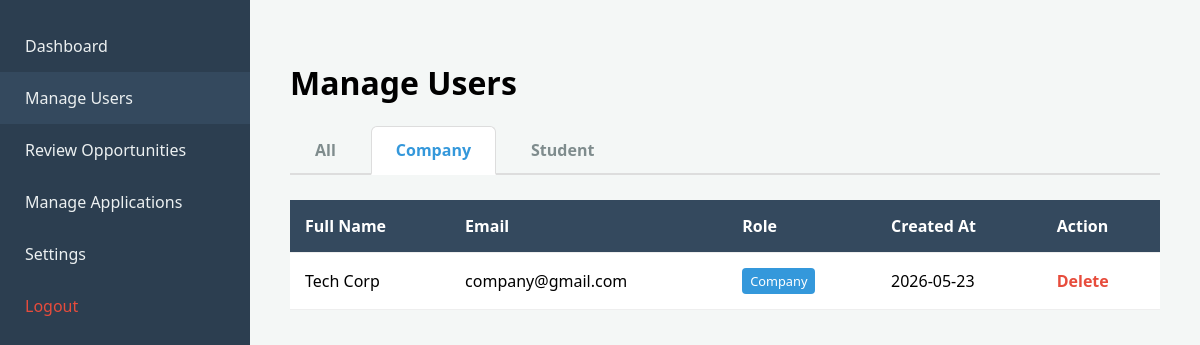
Page /admin/manage_users.php?tab=company (signed in) on the committed database.
### tables this page shows
CREATE TABLE IF NOT EXISTS users (
    id INT AUTO_INCREMENT PRIMARY KEY,
    full_name VARCHAR(100) NOT NULL,
    email VARCHAR(100) UNIQUE NOT NULL,
    password VARCHAR(255) NOT NULL,
    role ENUM('student','company','admin') NOT NULL,
    delete_request ENUM('none', 'pending') DEFAULT 'none',
    created_at TIMESTAMP DEFAULT CURRENT_TIMESTAMP
);

### admin/manage_users.php (the view, shortened to what this page needs)
<?php
require_once '../config/database.php';
$tab = isset($_GET['tab']) && in_array($_GET['tab'], ['all', 'company', 'student']) ? $_GET['tab'] : 'all';
$sql = "SELECT * FROM users";
if ($tab === 'company') {
    $sql .= " WHERE role = 'company'";
} elseif ($tab === 'student') {
    $sql .= " WHERE role = 'student'";
}
$sql .= " ORDER BY CASE WHEN role = 'admin' THEN 0 ELSE 1 END ASC, id ASC";
$users = $conn->query($sql);
?>
<!DOCTYPE html>
<html lang="en">
<head>
</head>
<body>
    <div class="sidebar">
        <a href="dashboard.php">Dashboard</a>
        <a href="manage_users.php" style="background:#34495e">Manage Users</a>
        <a href="manage_opportunities.php">Review Opportunities</a>
        <a href="manage_applications.php">Manage Applications</a>
        <a href="../settings.php">Settings</a>
        <a href="../auth/logout.php" style="color:#e74c3c">Logout</a>
    </div>
    <div class="main-content">
        <h1>Manage Users</h1>
        <div class="tabs-container">
            <a href="manage_users.php?tab=all" class="tab-link <?php echo $tab === 'all' ? 'active' : ''; ?>">All</a>
            <a href="manage_users.php?tab=company" class="tab-link <?php echo $tab === 'company' ? 'active' : ''; ?>">Company</a>
            <a href="manage_users.php?tab=student" class="tab-link <?php echo $tab === 'student' ? 'active' : ''; ?>">Student</a>
        </div>
        <table>
            <thead>
                <tr>
                    <th>Full Name</th>
                    <th>Email</th>
                    <th>Role</th>
                    <th>Created At</th>
                    <th>Action</th>
                </tr>
            </thead>
            <tbody>
                <?php while($user = $users->fetch_assoc()): ?>
                <tr>
                    <td><?php echo $user['full_name']; ?></td>
                    <td><?php echo $user['email']; ?></td>
                    <td><span class="role role-<?php echo $user['role']; ?>"><?php echo ucfirst($user['role']); ?></span></td>
                    <td><?php echo date('Y-m-d', strtotime($user['created_at'])); ?></td>
                    <td>
                        <?php if($user['id'] != $_SESSION['user_id']): ?>
                            <?php if(isset($user['delete_request']) && $user['delete_request'] == 'pending'): ?>
                                <div style="margin-bottom: 8px;">
                                    <span class="role" style="background:#e74c3c; color:white; font-weight:bold;">Deletion Requested</span>
                                </div>
                                <div style="display: flex; gap: 5px;">
                                    <a href="manage_users.php?approve_delete_id=<?php echo $user['id']; ?>&tab=<?php echo $tab; ?>" class="role" style="text-decoration:none; background:#2ecc71; color:white; font-weight:bold;" onclick="return confirm('Permanently delete this user account?')">Approve</a>
                                    <a href="manage_users.php?reject_delete_id=<?php echo $user['id']; ?>&tab=<?php echo $tab; ?>" class="role" style="text-decoration:none; background:#95a5a6; color:white; font-weight:bold;" onclick="return confirm('Reset and keep this user account?')">Reject</a>
                                </div>
                            <?php else: ?>
                                <a href="manage_users.php?delete_id=<?php echo $user['id']; ?>&tab=<?php echo $tab; ?>" class="delete-btn" onclick="return confirm('Delete this user?')">Delete</a>
                            <?php endif; ?>
                        <?php else: ?>
                            (Me)
                        <?php endif; ?>
                    </td>
                </tr>
                <?php endwhile; ?>
            </tbody>
        </table>
    </div>
</body>
</html>

### admin/manage_users.php (style rules this page uses)
body { font-family: 'Segoe UI', sans-serif; margin: 0; display: flex; background: #f4f7f6; }
.sidebar { width: 250px; background: #2c3e50; color: white; height: 100vh; position: fixed; padding-top: 20px; }
.sidebar a { display: block; padding: 15px 25px; color: #ecf0f1; text-decoration: none; }
.main-content { margin-left: 250px; padding: 40px; width: 100%; }
table { width: 100%; border-collapse: collapse; background: white; }
th, td { padding: 15px; border-bottom: 1px solid #eee; text-align: left; }
th { background: #34495e; color: white; }
.role { padding: 4px 8px; border-radius: 4px; font-size: 0.8em; display: inline-block; }
.role-company { background: #3498db; color: white; }
.delete-btn { color: #e74c3c; text-decoration: none; font-weight: bold; }
.tabs-container { display: flex; gap: 10px; margin-bottom: 25px; border-bottom: 2px solid #ddd; padding-bottom: 0; }
.tab-link { padding: 12px 24px; text-decoration: none; color: #7f8c8d; font-weight: bold; border-radius: 6px 6px 0 0; transition: all 0.2s ease; border: 1px solid transparent; border-bottom: none; margin-bottom: -2px; }
.tab-link.active { color: #3498db; border-color: #ddd; background: white; border-bottom: 2px solid white; z-index: 1; }

### rows in the picture
users: full_name "Tech Corp", email "company@gmail.com", role "Company", created_at "2026-05-23"
